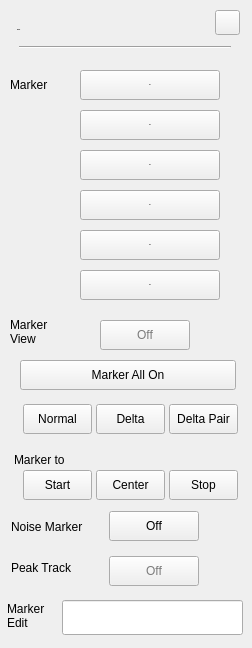
 <widget class="QWidget" name="RtSa_Dialog_MarkerSetup">
  <property name="geometry">
   <rect>
    <x>0</x>
    <y>0</y>
    <width>252</width>
    <height>648</height>
   </rect>
  </property>
  <property name="windowTitle">
   <string>Form</string>
  </property>
  <property name="styleSheet">
   <string notr="true">/************************indoor******************/
#RtSa_Dialog_MarkerSetup[status = &quot;indoor&quot;]
#widget
{
	background-color:rgba(211,211,211,0.9);
}
#RtSa_Dialog_MarkerSetup[status = &quot;indoor&quot;]
#widget&gt;QLabel
{
	font: 75 13px &quot;Arial&quot;;
	color:rgba(46,46,46,1);
}
#RtSa_Dialog_MarkerSetup[status = &quot;indoor&quot;]
#widget&gt;#lblTitle
{
	font: 75 20px &quot;Arial&quot;;
	color:rgba(46,46,46,1);
	line-height:23px;
	font-weight:bold;
}
#RtSa_Dialog_MarkerSetup[status = &quot;indoor&quot;]
#pb_cancel
{
border-style:flat;
background-color:rgba(0,0,0,0);
background-image: url(:/rtsa/image/btn_close_normal.png);
}
#RtSa_Dialog_MarkerSetup[status = &quot;indoor&quot;]
#pb_cancel:pressed
{
background-image: url(:/rtsa/image/btn_close_click.png);
}
#RtSa_Dialog_MarkerSetup[status = &quot;indoor&quot;]
#line
{
	background-color:rgba(46,46,46,1);
}
#RtSa_Dialog_MarkerSetup[status = &quot;indoor&quot;]
RtSa_LineEdit
{
	
	background-color: rgba(255, 255, 255, 0.6);
	color:rgb(161, 114, 23);
	padding-left:6px;
	font: 75 13px &quot;Arial&quot;;
	font-weight:bold;
}
#RtSa_Dialog_MarkerSetup[status = &quot;indoor&quot;]
RtSa_LineEdit:focus
{
	outline: none;
	border:2px solid rgba(162,115,0,1);
}
#RtSa_Dialog_MarkerSetup[status = &quot;indoor&quot;]
QPushButton
{
	font:75 13px &quot;Arial&quot;;
	font-weight:bold;
	color:rgba(123, 123, 123, 1);
	border-style:flat;
}
#RtSa_Dialog_MarkerSetup[status = &quot;indoor&quot;]
QPushButton:checked
{
	color:rgba(87, 87, 87, 1);
	border-style:flat;
}
#RtSa_Dialog_MarkerSetup[status = &quot;indoor&quot;]
#pb_mkrnoise,
#pb_toggle,
#pb_peakTrack
{
	background-color:rgba(0,0,0,0);
	font: 75 13px &quot;Arial&quot;;
	font-weight:bold;
	color:rgba(87, 87, 87, 1);
}
#RtSa_Dialog_MarkerSetup[status = &quot;indoor&quot;]
#pb_mkrnoise:checked,
#pb_toggle:checked,
#pb_peakTrack:checked
{
	padding:7px 44px 6px 25px;
	color:rgba(87, 87, 87, 1);
	border-image: url(:/rtsa/image/toggle_on.png);
}
#RtSa_Dialog_MarkerSetup[status = &quot;indoor&quot;]
#pb_mkrnoise:!checked,
#pb_toggle:!checked,
#pb_peakTrack:!checked
{
	padding:7px 17px 6px 36px;
	color:rgba(123, 123, 123, 1);
	border-image: url(:/rtsa/image/toggle_off.png);
}
#RtSa_Dialog_MarkerSetup[status = &quot;indoor&quot;]
#widget&gt;#pb_Normal:checked,
#widget&gt;#pb_Start:pressed
{
	background-image: url(:/rtsa/image/fre_checked_left.png);
}
#RtSa_Dialog_MarkerSetup[status = &quot;indoor&quot;]
#widget&gt;#pb_Normal:!checked,
#widget&gt;#pb_Start
{
   color: #7B7B7B;
	background-image: url(:/rtsa/image/fre_checked_right.png);
}
#RtSa_Dialog_MarkerSetup[status = &quot;indoor&quot;]
#widget&gt;#pb_DeltaPair:checked,
#widget&gt;#pb_Stop:pressed
{
	background-image: url(:/rtsa/image/fre_checked_right.png);
	background-position:right;
}
#RtSa_Dialog_MarkerSetup[status = &quot;indoor&quot;]
#widget&gt;#pb_DeltaPair:!checked,
#widget&gt;#pb_Stop
{
   color: #7B7B7B;
	background-image: url(:/rtsa/image/fre_checked_left.png);
	background-position:right;
}
#RtSa_Dialog_MarkerSetup[status = &quot;indoor&quot;]
#widget&gt;#pb_DeltaPair,
#widget&gt;#pb_Delta,
#widget&gt;#pb_Normal
{
	font: 75 13px &quot;Arial&quot;;
	font-weight:bold;
   color: #7B7B7B;  
}
/************************outdoor******************/
#RtSa_Dialog_MarkerSetup[status = &quot;outdoor&quot;]
#widget
{
	background-color:rgba(211,211,211,0.9);
}
#RtSa_Dialog_MarkerSetup[status = &quot;outdoor&quot;]
#widget&gt;QLabel
{
	font: 75 13px &quot;Arial&quot;;
	color:rgba(46,46,46,1);
}
#RtSa_Dialog_MarkerSetup[status = &quot;outdoor&quot;]
#widget&gt;#lblTitle
{
	font: 75 20px &quot;Arial&quot;;
	color:rgba(46,46,46,1);
	line-height:23px;
	font-weight:bold;
}
#RtSa_Dialog_MarkerSetup[status = &quot;outdoor&quot;]
#pb_cancel
{
border-style:flat;
background-color:rgba(0,0,0,0);
background-image: url(:/rtsa/image/btn_close_normal.png);
}
#RtSa_Dialog_MarkerSetup[status = &quot;outdoor&quot;]
#pb_cancel:pressed
{
background-image: url(:/rtsa/image/btn_close_click.png);
}
#RtSa_Dialog_MarkerSetup[status = &quot;outdoor&quot;]
#line
{
	background-color:rgba(46,46,46,1);
}
#RtSa_Dialog_MarkerSetup[status = &quot;outdoor&quot;]
RtSa_LineEdit
{
	
	background-color: rgba(255, 255, 255, 0.6);
	color:rgb(161, 114, 23);
	padding-left:6px;
	font: 75 13px &quot;Arial&quot;;
	font-weight:bold;
}
#RtSa_Dialog_MarkerSetup[status = &quot;outdoor&quot;]
RtSa_LineEdit:focus
{
	outline: none;
	border:2px solid rgba(162,115,0,1);
}
#RtSa_Dialog_MarkerSetup[status = &quot;outdoor&quot;]
QPushButton
{
	color:rgba(0, 0, 0,1);
	font: 75 13px &quot;Arial&quot;;
	border-style:flat;
	font-weight:bold;
}
#RtSa_Dialog_MarkerSetup[status = &quot;outdoor&quot;]
QPushButton:checked
{
	color:rgba(87, 87, 87, 1);
	border-style:flat;
}
#RtSa_Dialog_MarkerSetup[status = &quot;outdoor&quot;]
#pb_mkrnoise,
#pb_toggle,
#pb_peakTrack
{
	background-color:rgba(0,0,0,0);
	font: 75 13px &quot;Arial&quot;;
	font-weight:bold;
	color:rgba(87, 87, 87, 1);
}
#RtSa_Dialog_MarkerSetup[status = &quot;outdoor&quot;]
#pb_mkrnoise:checked,
#pb_toggle:checked,
#pb_peakTrack:checked
{
	padding:7px 44px 6px 25px;
	color:rgba(87, 87, 87, 1);
	border-image: url(:/rtsa/image/toggle_on.png);
}
#RtSa_Dialog_MarkerSetup[status = &quot;outdoor&quot;]
#pb_mkrnoise:!checked,
#pb_toggle:!checked,
#pb_peakTrack:!checked
{
	padding:7px 17px 6px 36px;
	color:rgba(123, 123, 123, 1);
	border-image: url(:/rtsa/image/toggle_off.png);
}
#RtSa_Dialog_MarkerSetup[status = &quot;outdoor&quot;]
#widget&gt;#pb_Normal:checked,
#widget&gt;#pb_Start:pressed
{
	background-image: url(:/rtsa/image/fre_checked_left.png);
}
#RtSa_Dialog_MarkerSetup[status = &quot;outdoor&quot;]
#widget&gt;#pb_Normal:!checked,
#widget&gt;#pb_Start
{
color: #7B7B7B;
	background-image: url(:/rtsa/image/fre_checked_right.png);
}
#RtSa_Dialog_MarkerSetup[status = &quot;outdoor&quot;]
#widget&gt;#pb_DeltaPair:checked,
#widget&gt;#pb_Stop:pressed
{
	background-image: url(:/rtsa/image/fre_checked_right.png);
	background-position:right;
}
#RtSa_Dialog_MarkerSetup[status = &quot;outdoor&quot;]
#widget&gt;#pb_DeltaPair:!checked,
#widget&gt;#pb_Stop
{
color: #7B7B7B;
	background-image: url(:/rtsa/image/fre_checked_left.png);
	background-position:right;
}
#RtSa_Dialog_MarkerSetup[status = &quot;outdoor&quot;]
#widget&gt;#pb_DeltaPair,
#widget&gt;#pb_Delta,
#widget&gt;#pb_Normal
{
	font: 75 13px &quot;Arial&quot;;
	font-weight:bold;
color: #7B7B7B;
}
/************************night******************/
#RtSa_Dialog_MarkerSetup[status = &quot;night&quot;]
#widget
{
	background-color:rgba(208,182,139,0.9);
}
#RtSa_Dialog_MarkerSetup[status = &quot;night&quot;]
#widget&gt;QLabel
{
	font: 75 13px &quot;Arial&quot;;
	color:rgba(46,46,46,1);
}
#RtSa_Dialog_MarkerSetup[status = &quot;night&quot;]
#widget&gt;#lblTitle
{
	font: 75 20px &quot;Arial&quot;;
	color:rgba(46,46,46,1);
	line-height:23px;
	font-weight:bold;
}
#RtSa_Dialog_MarkerSetup[status = &quot;night&quot;]
#pb_cancel
{
background-color:rgba(0,0,0,0);
border-image: url(:/rtsa/image/night/btn_close_normal.png);
}
#RtSa_Dialog_MarkerSetup[status = &quot;night&quot;]
#pb_cancel:pressed
{
border-image: url(:/rtsa/image/night/btn_close_click.png);
}
#RtSa_Dialog_MarkerSetup[status = &quot;night&quot;]
#line
{
	background-color:rgba(46,46,46,1);
}
#RtSa_Dialog_MarkerSetup[status = &quot;night&quot;]
RtSa_LineEdit
{
	background: rgba(251,220,167,0.60);
   color:rgba(159,98,0,1);
	padding:8px 8px 7px 10px ;
	font: 75 13px &quot;Arial&quot;;
	font-weight:bold;
}
#RtSa_Dialog_MarkerSetup[status  =  &quot;night&quot;] 
RtSa_LineEdit:disable
{
	color:rgba(133,133,133,0.6);
}
#RtSa_Dialog_MarkerSetup[status = &quot;night&quot;]
RtSa_LineEdit:focus
{
	outline: none;
	border:2px solid rgba(162,115,0,1);
}
#RtSa_Dialog_MarkerSetup[status = &quot;night&quot;]
QPushButton
{
	color:rgba(123, 123, 123,1);
	font: 75 13px &quot;Arial&quot;;
	border-style:flat;
	font-weight:bold;
}
#RtSa_Dialog_MarkerSetup[status = &quot;night&quot;]
QPushButton:checked
{
	color:rgba(87, 87, 87, 1);
	border-style:flat;
}
#RtSa_Dialog_MarkerSetup[status = &quot;night&quot;]
#pb_mkrnoise,
#pb_toggle,
#pb_peakTrack
{
	background-color:rgba(0,0,0,0);
	font: 75 13px &quot;Arial&quot;;
	font-weight:bold;
	color:rgba(87, 87, 87, 1);
}
#RtSa_Dialog_MarkerSetup[status = &quot;night&quot;]
#pb_mkrnoise:checked,
#pb_toggle:checked,
#pb_peakTrack:checked
{
	padding:7px 44px 6px 25px;
	color:rgba(87, 87, 87, 1);
	border-image: url(:/rtsa/image/toggle_on.png);
}
#RtSa_Dialog_MarkerSetup[status = &quot;night&quot;]
#pb_mkrnoise:!checked,
#pb_toggle:!checked,
#pb_peakTrack:!checked
{
	padding:7px 17px 6px 36px;
	color:rgba(123, 123, 123, 1);
	border-image: url(:/rtsa/image/toggle_off.png);
}
#RtSa_Dialog_MarkerSetup[status = &quot;night&quot;]
#widget&gt;#pb_Normal:checked,
#widget&gt;#pb_Start:pressed
{
	background-image: url(:/rtsa/image/fre_checked_left.png);
}
#RtSa_Dialog_MarkerSetup[status = &quot;night&quot;]
#widget&gt;#pb_Normal:!checked,
#widget&gt;#pb_Start
{
color: #7B7B7B;
	background-image: url(:/rtsa/image/fre_checked_right.png);
}
#RtSa_Dialog_MarkerSetup[status = &quot;night&quot;]
#widget&gt;#pb_DeltaPair:checked,
#widget&gt;#pb_Stop:pressed
{
	background-image: url(:/rtsa/image/fre_checked_right.png);
	background-position:right;
}
#RtSa_Dialog_MarkerSetup[status = &quot;night&quot;]
#widget&gt;#pb_DeltaPair:!checked,
#widget&gt;#pb_Stop
{
color: #7B7B7B;
	background-image: url(:/rtsa/image/fre_checked_left.png);
	background-position:right;
}
#RtSa_Dialog_MarkerSetup[status = &quot;night&quot;]
#widget&gt;#pb_DeltaPair
#RtSa_Dialog_MarkerSetup[status = &quot;night&quot;]
#widget&gt;#pb_Delta
#RtSa_Dialog_MarkerSetup[status = &quot;night&quot;]
#widget&gt;#pb_Normal
{
color: #7B7B7B;
	font: 75 13px &quot;Arial&quot;;
	font-weight:bold;
}</string>
  </property>
  <property name="status" stdset="0">
   <string>night</string>
  </property>
  <widget class="QWidget" name="widget" native="true">
   <property name="geometry">
    <rect>
     <x>0</x>
     <y>0</y>
     <width>252</width>
     <height>651</height>
    </rect>
   </property>
   <property name="styleSheet">
    <string notr="true"/>
   </property>
   <widget class="RtSa_LineEdit" name="edit_MkrFreq">
    <property name="geometry">
     <rect>
      <x>62</x>
      <y>600</y>
      <width>181</width>
      <height>35</height>
     </rect>
    </property>
    <property name="readOnly">
     <bool>true</bool>
    </property>
   </widget>
   <widget class="QPushButton" name="pb_M1">
    <property name="geometry">
     <rect>
      <x>80</x>
      <y>70</y>
      <width>140</width>
      <height>30</height>
     </rect>
    </property>
    <property name="font">
     <font>
      <family>Arial</family>
      <pointsize>-1</pointsize>
      <weight>75</weight>
      <italic>false</italic>
      <bold>true</bold>
     </font>
    </property>
    <property name="styleSheet">
     <string notr="true">#RtSa_Dialog_MarkerSetup[status = &quot;indoor&quot;]
QPushButton
{
text-align:left;
padding-left:10px;
color:#7B7B7B;
background-image: url(:/rtsa/image/btn_mkr_nor.png);
}
#RtSa_Dialog_MarkerSetup[status = &quot;indoor&quot;]
QPushButton:checked
{
background-image: url(:/rtsa/image/btn_mkr_click.png);
}

#RtSa_Dialog_MarkerSetup[status = &quot;outdoor&quot;]
QPushButton
{
text-align:left;
padding-left:10px;
color:#7B7B7B;
background-image: url(:/rtsa/image/btn_mkr_nor.png);
}
#RtSa_Dialog_MarkerSetup[status = &quot;outdoor&quot;]
QPushButton:checked
{
background-image: url(:/rtsa/image/btn_mkr_click.png);
}

#RtSa_Dialog_MarkerSetup[status = &quot;night&quot;]
QPushButton
{
text-align:left;
padding-left:10px;
color:#7B7B7B;
background-image: url(:/rtsa/image/btn_mkr_nor.png);
}
#RtSa_Dialog_MarkerSetup[status = &quot;night&quot;]
QPushButton:checked
{
background-image: url(:/rtsa/image/btn_mkr_click.png);
}</string>
    </property>
    <property name="text">
     <string>M1</string>
    </property>
    <property name="checkable">
     <bool>true</bool>
    </property>
    <attribute name="buttonGroup">
     <string notr="true">MrkerSelectGroup</string>
    </attribute>
   </widget>
   <widget class="QPushButton" name="pb_M6">
    <property name="geometry">
     <rect>
      <x>80</x>
      <y>270</y>
      <width>140</width>
      <height>30</height>
     </rect>
    </property>
    <property name="font">
     <font>
      <family>Arial</family>
      <pointsize>-1</pointsize>
      <weight>75</weight>
      <italic>false</italic>
      <bold>true</bold>
     </font>
    </property>
    <property name="styleSheet">
     <string notr="true">#RtSa_Dialog_MarkerSetup[status = &quot;indoor&quot;]
QPushButton
{
text-align:left;
padding-left:10px;
color:#7B7B7B;
background-image: url(:/rtsa/image/btn_mkr_nor.png);
}
#RtSa_Dialog_MarkerSetup[status = &quot;indoor&quot;]
QPushButton:checked
{
background-image: url(:/rtsa/image/btn_mkr_click.png);
}

#RtSa_Dialog_MarkerSetup[status = &quot;outdoor&quot;]
QPushButton
{
text-align:left;
padding-left:10px;
color:#7B7B7B;
background-image: url(:/rtsa/image/btn_mkr_nor.png);
}
#RtSa_Dialog_MarkerSetup[status = &quot;outdoor&quot;]
QPushButton:checked
{
background-image: url(:/rtsa/image/btn_mkr_click.png);
}

#RtSa_Dialog_MarkerSetup[status = &quot;night&quot;]
QPushButton
{
text-align:left;
padding-left:10px;
color:#7B7B7B;
background-image: url(:/rtsa/image/btn_mkr_nor.png);
}
#RtSa_Dialog_MarkerSetup[status = &quot;night&quot;]
QPushButton:checked
{
background-image: url(:/rtsa/image/btn_mkr_click.png);
}</string>
    </property>
    <property name="text">
     <string>M6</string>
    </property>
    <property name="checkable">
     <bool>true</bool>
    </property>
    <attribute name="buttonGroup">
     <string notr="true">MrkerSelectGroup</string>
    </attribute>
   </widget>
   <widget class="QPushButton" name="pb_M2">
    <property name="geometry">
     <rect>
      <x>80</x>
      <y>110</y>
      <width>140</width>
      <height>30</height>
     </rect>
    </property>
    <property name="font">
     <font>
      <family>Arial</family>
      <pointsize>-1</pointsize>
      <weight>75</weight>
      <italic>false</italic>
      <bold>true</bold>
     </font>
    </property>
    <property name="styleSheet">
     <string notr="true">#RtSa_Dialog_MarkerSetup[status = &quot;indoor&quot;]
QPushButton
{
text-align:left;
padding-left:10px;
color:#7B7B7B;
background-image: url(:/rtsa/image/btn_mkr_nor.png);
}
#RtSa_Dialog_MarkerSetup[status = &quot;indoor&quot;]
QPushButton:checked
{
background-image: url(:/rtsa/image/btn_mkr_click.png);
}

#RtSa_Dialog_MarkerSetup[status = &quot;outdoor&quot;]
QPushButton
{
text-align:left;
padding-left:10px;
color:#7B7B7B;
background-image: url(:/rtsa/image/btn_mkr_nor.png);
}
#RtSa_Dialog_MarkerSetup[status = &quot;outdoor&quot;]
QPushButton:checked
{
background-image: url(:/rtsa/image/btn_mkr_click.png);
}

#RtSa_Dialog_MarkerSetup[status = &quot;night&quot;]
QPushButton
{
text-align:left;
padding-left:10px;
color:#7B7B7B;
background-image: url(:/rtsa/image/btn_mkr_nor.png);
}
#RtSa_Dialog_MarkerSetup[status = &quot;night&quot;]
QPushButton:checked
{
background-image: url(:/rtsa/image/btn_mkr_click.png);
}</string>
    </property>
    <property name="text">
     <string>M2</string>
    </property>
    <property name="checkable">
     <bool>true</bool>
    </property>
    <attribute name="buttonGroup">
     <string notr="true">MrkerSelectGroup</string>
    </attribute>
   </widget>
   <widget class="QPushButton" name="pb_M5">
    <property name="geometry">
     <rect>
      <x>80</x>
      <y>230</y>
      <width>140</width>
      <height>30</height>
     </rect>
    </property>
    <property name="font">
     <font>
      <family>Arial</family>
      <pointsize>-1</pointsize>
      <weight>75</weight>
      <italic>false</italic>
      <bold>true</bold>
     </font>
    </property>
    <property name="styleSheet">
     <string notr="true">#RtSa_Dialog_MarkerSetup[status = &quot;indoor&quot;]
QPushButton
{
text-align:left;
padding-left:10px;
color:#7B7B7B;
background-image: url(:/rtsa/image/btn_mkr_nor.png);
}
#RtSa_Dialog_MarkerSetup[status = &quot;indoor&quot;]
QPushButton:checked
{
background-image: url(:/rtsa/image/btn_mkr_click.png);
}

#RtSa_Dialog_MarkerSetup[status = &quot;outdoor&quot;]
QPushButton
{
text-align:left;
padding-left:10px;
color:#7B7B7B;
background-image: url(:/rtsa/image/btn_mkr_nor.png);
}
#RtSa_Dialog_MarkerSetup[status = &quot;outdoor&quot;]
QPushButton:checked
{
background-image: url(:/rtsa/image/btn_mkr_click.png);
}

#RtSa_Dialog_MarkerSetup[status = &quot;night&quot;]
QPushButton
{
text-align:left;
padding-left:10px;
color:#7B7B7B;
background-image: url(:/rtsa/image/btn_mkr_nor.png);
}
#RtSa_Dialog_MarkerSetup[status = &quot;night&quot;]
QPushButton:checked
{
background-image: url(:/rtsa/image/btn_mkr_click.png);
}</string>
    </property>
    <property name="text">
     <string>M5</string>
    </property>
    <property name="checkable">
     <bool>true</bool>
    </property>
    <attribute name="buttonGroup">
     <string notr="true">MrkerSelectGroup</string>
    </attribute>
   </widget>
   <widget class="QPushButton" name="pb_M4">
    <property name="geometry">
     <rect>
      <x>80</x>
      <y>190</y>
      <width>140</width>
      <height>30</height>
     </rect>
    </property>
    <property name="font">
     <font>
      <family>Arial</family>
      <pointsize>-1</pointsize>
      <weight>75</weight>
      <italic>false</italic>
      <bold>true</bold>
     </font>
    </property>
    <property name="styleSheet">
     <string notr="true">#RtSa_Dialog_MarkerSetup[status = &quot;indoor&quot;]
QPushButton
{
text-align:left;
padding-left:10px;
color:#7B7B7B;
background-image: url(:/rtsa/image/btn_mkr_nor.png);
}
#RtSa_Dialog_MarkerSetup[status = &quot;indoor&quot;]
QPushButton:checked
{
background-image: url(:/rtsa/image/btn_mkr_click.png);
}

#RtSa_Dialog_MarkerSetup[status = &quot;outdoor&quot;]
QPushButton
{
text-align:left;
padding-left:10px;
color:#7B7B7B;
background-image: url(:/rtsa/image/btn_mkr_nor.png);
}
#RtSa_Dialog_MarkerSetup[status = &quot;outdoor&quot;]
QPushButton:checked
{
background-image: url(:/rtsa/image/btn_mkr_click.png);
}

#RtSa_Dialog_MarkerSetup[status = &quot;night&quot;]
QPushButton
{
text-align:left;
padding-left:10px;
color:#7B7B7B;
background-image: url(:/rtsa/image/btn_mkr_nor.png);
}
#RtSa_Dialog_MarkerSetup[status = &quot;night&quot;]
QPushButton:checked
{
background-image: url(:/rtsa/image/btn_mkr_click.png);
}</string>
    </property>
    <property name="text">
     <string>M4</string>
    </property>
    <property name="checkable">
     <bool>true</bool>
    </property>
    <attribute name="buttonGroup">
     <string notr="true">MrkerSelectGroup</string>
    </attribute>
   </widget>
   <widget class="QPushButton" name="pb_M3">
    <property name="geometry">
     <rect>
      <x>80</x>
      <y>150</y>
      <width>140</width>
      <height>30</height>
     </rect>
    </property>
    <property name="font">
     <font>
      <family>Arial</family>
      <pointsize>-1</pointsize>
      <weight>75</weight>
      <italic>false</italic>
      <bold>true</bold>
     </font>
    </property>
    <property name="styleSheet">
     <string notr="true">#RtSa_Dialog_MarkerSetup[status = &quot;indoor&quot;]
QPushButton
{
text-align:left;
padding-left:10px;
color:#7B7B7B;
background-image: url(:/rtsa/image/btn_mkr_nor.png);
}
#RtSa_Dialog_MarkerSetup[status = &quot;indoor&quot;]
QPushButton:checked
{
background-image: url(:/rtsa/image/btn_mkr_click.png);
}

#RtSa_Dialog_MarkerSetup[status = &quot;outdoor&quot;]
QPushButton
{
text-align:left;
padding-left:10px;
color:#7B7B7B;
background-image: url(:/rtsa/image/btn_mkr_nor.png);
}
#RtSa_Dialog_MarkerSetup[status = &quot;outdoor&quot;]
QPushButton:checked
{
background-image: url(:/rtsa/image/btn_mkr_click.png);
}

#RtSa_Dialog_MarkerSetup[status = &quot;night&quot;]
QPushButton
{
text-align:left;
padding-left:10px;
color:#7B7B7B;
background-image: url(:/rtsa/image/btn_mkr_nor.png);
}
#RtSa_Dialog_MarkerSetup[status = &quot;night&quot;]
QPushButton:checked
{
background-image: url(:/rtsa/image/btn_mkr_click.png);
}</string>
    </property>
    <property name="text">
     <string>M3</string>
    </property>
    <property name="checkable">
     <bool>true</bool>
    </property>
    <attribute name="buttonGroup">
     <string notr="true">MrkerSelectGroup</string>
    </attribute>
   </widget>
   <widget class="QPushButton" name="pb_cancel">
    <property name="geometry">
     <rect>
      <x>215</x>
      <y>10</y>
      <width>25</width>
      <height>25</height>
     </rect>
    </property>
    <property name="text">
     <string/>
    </property>
   </widget>
   <widget class="QLabel" name="lblTitle">
    <property name="geometry">
     <rect>
      <x>17</x>
      <y>19</y>
      <width>98</width>
      <height>22</height>
     </rect>
    </property>
    <property name="font">
     <font>
      <family>Arial</family>
      <pointsize>-1</pointsize>
      <weight>75</weight>
      <italic>false</italic>
      <bold>true</bold>
     </font>
    </property>
    <property name="text">
     <string>Marker</string>
    </property>
   </widget>
   <widget class="Line" name="line">
    <property name="geometry">
     <rect>
      <x>19</x>
      <y>46</y>
      <width>212</width>
      <height>2</height>
     </rect>
    </property>
    <property name="orientation">
     <enum>Qt::Horizontal</enum>
    </property>
   </widget>
   <widget class="QLabel" name="label">
    <property name="geometry">
     <rect>
      <x>10</x>
      <y>69</y>
      <width>71</width>
      <height>31</height>
     </rect>
    </property>
    <property name="text">
     <string>Marker</string>
    </property>
   </widget>
   <widget class="QPushButton" name="pb_toggle">
    <property name="geometry">
     <rect>
      <x>100</x>
      <y>320</y>
      <width>90</width>
      <height>30</height>
     </rect>
    </property>
    <property name="styleSheet">
     <string notr="true">color:#7B7B7B;</string>
    </property>
    <property name="text">
     <string>Off</string>
    </property>
    <property name="checkable">
     <bool>true</bool>
    </property>
   </widget>
   <widget class="QPushButton" name="pb_mkrnoise">
    <property name="geometry">
     <rect>
      <x>109</x>
      <y>511</y>
      <width>90</width>
      <height>30</height>
     </rect>
    </property>
    <property name="styleSheet">
     <string notr="true"/>
    </property>
    <property name="text">
     <string>Off</string>
    </property>
    <property name="checkable">
     <bool>true</bool>
    </property>
   </widget>
   <widget class="QLabel" name="label_2">
    <property name="geometry">
     <rect>
      <x>11</x>
      <y>511</y>
      <width>81</width>
      <height>31</height>
     </rect>
    </property>
    <property name="text">
     <string>Noise Marker</string>
    </property>
   </widget>
   <widget class="QLabel" name="label_3">
    <property name="geometry">
     <rect>
      <x>7</x>
      <y>600</y>
      <width>81</width>
      <height>31</height>
     </rect>
    </property>
    <property name="text">
     <string>Marker
Edit</string>
    </property>
   </widget>
   <widget class="QPushButton" name="pb_peakTrack">
    <property name="geometry">
     <rect>
      <x>109</x>
      <y>556</y>
      <width>90</width>
      <height>30</height>
     </rect>
    </property>
    <property name="styleSheet">
     <string notr="true">color:#7B7B7B;</string>
    </property>
    <property name="text">
     <string>Off</string>
    </property>
    <property name="checkable">
     <bool>true</bool>
    </property>
   </widget>
   <widget class="QLabel" name="label_4">
    <property name="geometry">
     <rect>
      <x>11</x>
      <y>552</y>
      <width>71</width>
      <height>31</height>
     </rect>
    </property>
    <property name="text">
     <string>Peak Track</string>
    </property>
   </widget>
   <widget class="QLabel" name="label_5">
    <property name="geometry">
     <rect>
      <x>10</x>
      <y>317</y>
      <width>71</width>
      <height>30</height>
     </rect>
    </property>
    <property name="text">
     <string>Marker
View</string>
    </property>
   </widget>
   <widget class="QPushButton" name="pb_MkrAllOn">
    <property name="geometry">
     <rect>
      <x>20</x>
      <y>360</y>
      <width>216</width>
      <height>30</height>
     </rect>
    </property>
    <property name="styleSheet">
     <string notr="true">#RtSa_Dialog_MarkerSetup[status = &quot;indoor&quot;]
QPushButton
{
	font: 75 13px &quot;Arial&quot;;
	font-weight:bold;
	color:rgba(255, 255, 255, 1);
	background-image: url(:/rtsa/image/btn_w216_nor.png);
	text-align:center;
}
#RtSa_Dialog_MarkerSetup[status = &quot;indoor&quot;]
QPushButton:pressed
{
	
	background-image: url(:/rtsa/image/btn_w216_click.png);
}

#RtSa_Dialog_MarkerSetup[status = &quot;outdoor&quot;]
QPushButton
{
	font: 75 13px &quot;Arial&quot;;
	font-weight:bold;
	color:rgba(0, 0, 0, 1);
	background-image: url(:/rtsa/image/outdoor/btn_w216_nor.png);
	text-align:center;
}
#RtSa_Dialog_MarkerSetup[status = &quot;outdoor&quot;]
QPushButton:pressed
{
	
	background-image: url(:/rtsa/image/btn_w216_click.png);
}

#RtSa_Dialog_MarkerSetup[status = &quot;night&quot;]
QPushButton
{
	font: 75 13px &quot;Arial&quot;;
	font-weight:bold;
	color: #FBDBA7;
	background-image: url(:/rtsa/image/btn_w216_nor.png);
	text-align:center;
}
#RtSa_Dialog_MarkerSetup[status = &quot;night&quot;]
QPushButton:pressed
{
	
	background-image: url(:/rtsa/image/btn_w216_click.png);
}</string>
    </property>
    <property name="text">
     <string>Marker All On</string>
    </property>
   </widget>
   <widget class="QPushButton" name="pb_Normal">
    <property name="geometry">
     <rect>
      <x>23</x>
      <y>404</y>
      <width>69</width>
      <height>30</height>
     </rect>
    </property>
    <property name="focusPolicy">
     <enum>Qt::NoFocus</enum>
    </property>
    <property name="text">
     <string>Normal</string>
    </property>
    <property name="checkable">
     <bool>true</bool>
    </property>
    <attribute name="buttonGroup">
     <string notr="true">MrkerTypeGroup</string>
    </attribute>
   </widget>
   <widget class="QPushButton" name="pb_Delta">
    <property name="geometry">
     <rect>
      <x>96</x>
      <y>404</y>
      <width>69</width>
      <height>30</height>
     </rect>
    </property>
    <property name="focusPolicy">
     <enum>Qt::NoFocus</enum>
    </property>
    <property name="styleSheet">
     <string notr="true">#RtSa_Dialog_MarkerSetup[status = &quot;indoor&quot;]
QPushButton
{
text-align:center;
padding-left:0px;
color: #7B7B7B;
background-image: url(:/rtsa/image/btn_mkr_nor.png);
}
#RtSa_Dialog_MarkerSetup[status = &quot;indoor&quot;]
QPushButton:checked
{
background-image: url(:/rtsa/image/btn_mkr_click.png);
}

#RtSa_Dialog_MarkerSetup[status = &quot;outdoor&quot;]
QPushButton
{
text-align:center;
padding-left:0px;
color: #7B7B7B;
background-image: url(:/rtsa/image/btn_mkr_nor.png);
}
#RtSa_Dialog_MarkerSetup[status = &quot;outdoor&quot;]
QPushButton:checked
{
background-image: url(:/rtsa/image/btn_mkr_click.png);
}

#RtSa_Dialog_MarkerSetup[status = &quot;night&quot;]
QPushButton
{
text-align:center;
padding-left:0px;
color: #7B7B7B;
background-image: url(:/rtsa/image/btn_mkr_nor.png);
}
#RtSa_Dialog_MarkerSetup[status = &quot;night&quot;]
QPushButton:checked
{
background-image: url(:/rtsa/image/btn_mkr_click.png);
}</string>
    </property>
    <property name="text">
     <string>Delta</string>
    </property>
    <property name="checkable">
     <bool>true</bool>
    </property>
    <attribute name="buttonGroup">
     <string notr="true">MrkerTypeGroup</string>
    </attribute>
   </widget>
   <widget class="QPushButton" name="pb_Start">
    <property name="geometry">
     <rect>
      <x>23</x>
      <y>470</y>
      <width>69</width>
      <height>30</height>
     </rect>
    </property>
    <property name="text">
     <string>Start</string>
    </property>
   </widget>
   <widget class="QPushButton" name="pb_DeltaPair">
    <property name="geometry">
     <rect>
      <x>169</x>
      <y>404</y>
      <width>69</width>
      <height>30</height>
     </rect>
    </property>
    <property name="focusPolicy">
     <enum>Qt::NoFocus</enum>
    </property>
    <property name="text">
     <string>Delta Pair</string>
    </property>
    <property name="checkable">
     <bool>true</bool>
    </property>
    <attribute name="buttonGroup">
     <string notr="true">MrkerTypeGroup</string>
    </attribute>
   </widget>
   <widget class="QPushButton" name="pb_Center">
    <property name="geometry">
     <rect>
      <x>96</x>
      <y>470</y>
      <width>69</width>
      <height>30</height>
     </rect>
    </property>
    <property name="styleSheet">
     <string notr="true">#RtSa_Dialog_MarkerSetup[status = &quot;indoor&quot;]
QPushButton
{
text-align:center;
padding-left:0px;
color: #7B7B7B;
background-image: url(:/rtsa/image/btn_mkr_nor.png);
}
#RtSa_Dialog_MarkerSetup[status = &quot;indoor&quot;]
QPushButton:pressed
{
background-image: url(:/rtsa/image/btn_mkr_click.png);
}

#RtSa_Dialog_MarkerSetup[status = &quot;outdoor&quot;]
QPushButton
{
text-align:center;
padding-left:0px;
color: #7B7B7B;
background-image: url(:/rtsa/image/btn_mkr_nor.png);
}
#RtSa_Dialog_MarkerSetup[status = &quot;outdoor&quot;]
QPushButton:pressed
{
background-image: url(:/rtsa/image/btn_mkr_click.png);
}

#RtSa_Dialog_MarkerSetup[status = &quot;night&quot;]
QPushButton
{
text-align:center;
padding-left:0px;
color: #7B7B7B;
background-image: url(:/rtsa/image/btn_mkr_nor.png);
}
#RtSa_Dialog_MarkerSetup[status = &quot;night&quot;]
QPushButton:pressed
{
background-image: url(:/rtsa/image/btn_mkr_click.png);
}</string>
    </property>
    <property name="text">
     <string>Center</string>
    </property>
   </widget>
   <widget class="QLabel" name="label_6">
    <property name="geometry">
     <rect>
      <x>14</x>
      <y>451</y>
      <width>75</width>
      <height>17</height>
     </rect>
    </property>
    <property name="text">
     <string>Marker to</string>
    </property>
   </widget>
   <widget class="QPushButton" name="pb_Stop">
    <property name="geometry">
     <rect>
      <x>169</x>
      <y>470</y>
      <width>69</width>
      <height>30</height>
     </rect>
    </property>
    <property name="text">
     <string>Stop</string>
    </property>
   </widget>
  </widget>
 </widget>
